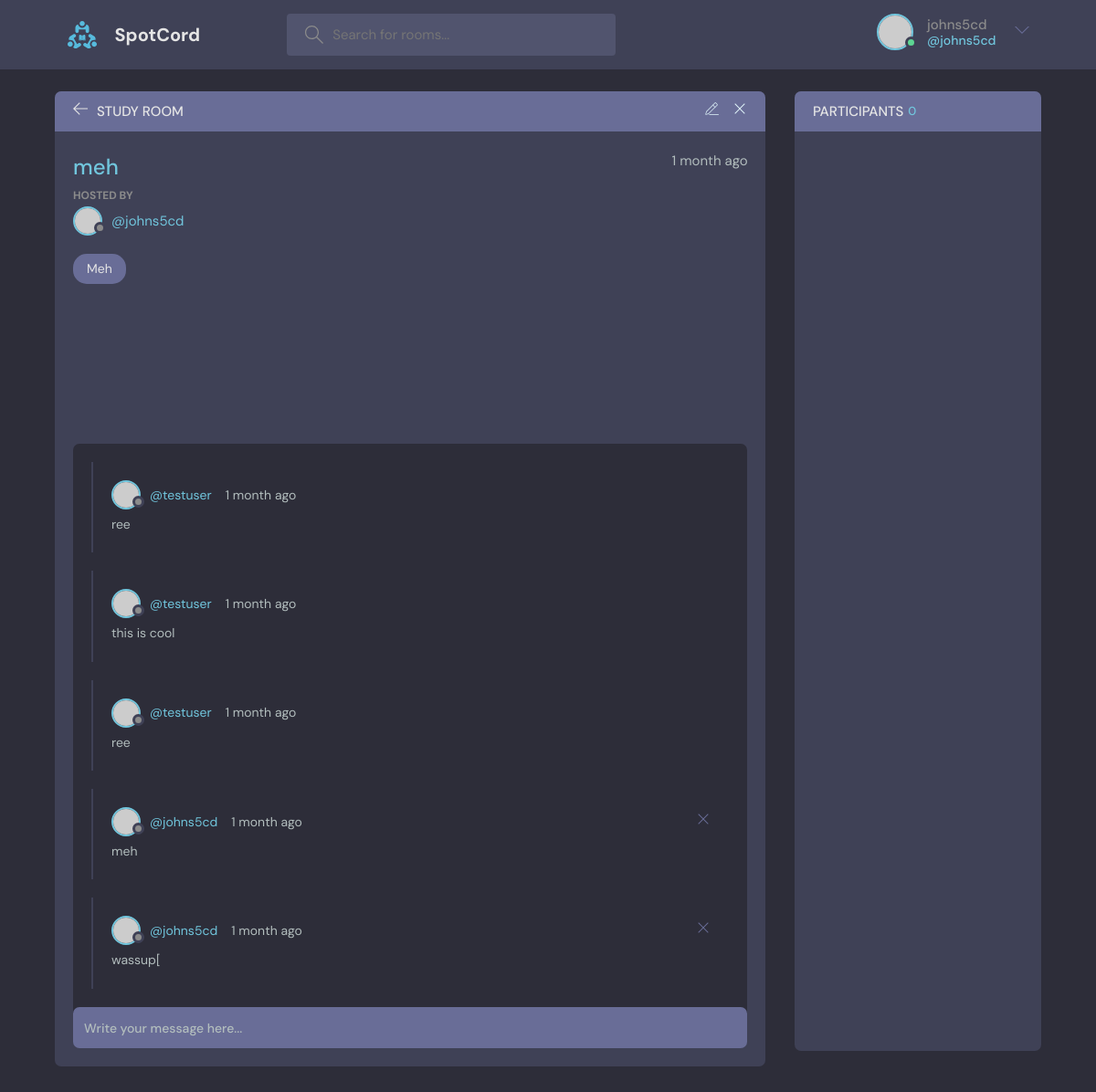
Before: /room/1/ (signed in) with the older database file.
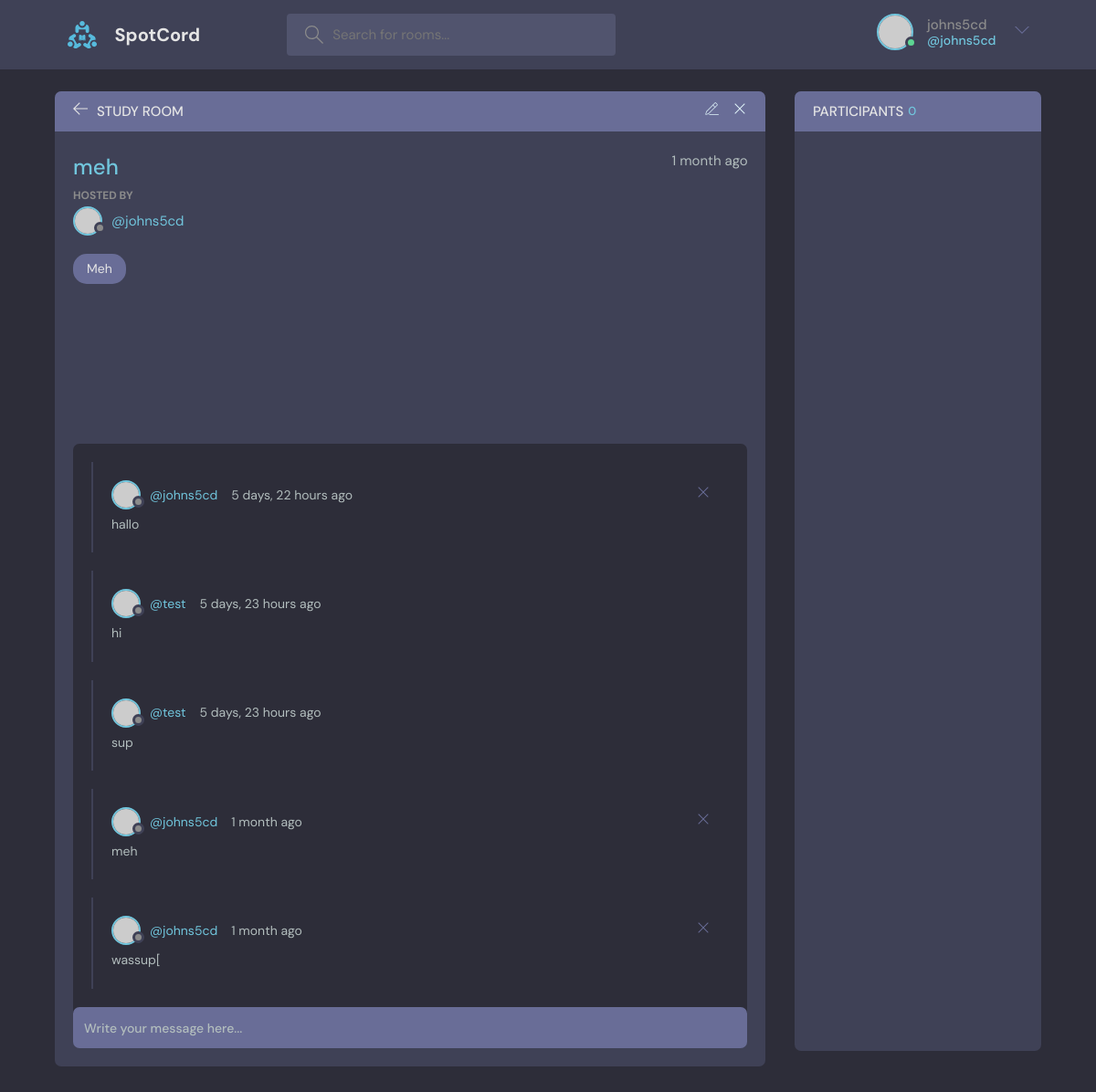
After: the same page with the newer database file.
### core/models.py (models this page shows, shortened)
class Message(models.Model):
    user = models.ForeignKey(User, on_delete=models.CASCADE, related_name='messages')
    room = models.ForeignKey(Room, on_delete=models.CASCADE, related_name='messages')
    body = models.TextField()
    updated_at = models.DateTimeField(auto_now=True)
    created_at = models.DateTimeField(auto_now_add=True)

### core/views.py (the view, shortened to what this page needs)
# urls.py: path('room/<str:pk>/', room, name='room'),
@login_required(login_url='login')
def room(request, pk):
    try:
        room = Room.objects.get(id=pk)
        room_messages = room.messages.all().order_by('-created_at')
        participants = room.participants.all()
        context = {'room': room, 'room_messages': room_messages,
                   'participants': participants}
    except Room.DoesNotExist:
        raise ObjectDoesNotExist("Room doesn't exist")
    return render(request, 'core/room.html', context)

### core/models.py (called while the page is built)
    def __str__(self):
        return self.name

    def __str__(self):
        return self.name

### core/templates/core/room.html (shortened to what the changed rows need)
{% extends "index.html" %} {% block content %}
<main class="profile-page layout layout--2">
  <div class="container">
    <div class="room">
      <div class="room__box scroll">
        <div class="room__conversation">
          <div class="threads scroll">
            {% for message in room_messages  %}
            <div class="thread">
              <div class="thread__top">
                <div class="thread__author">
                  <a href="{% url "user-profile" message.user.id %}" class="thread__authorInfo">
                    <div class="avatar avatar--small">
                      <img
                        src="https://randomuser.me/api/portraits/men/37.jpg"
                      />
                    </div>
                    <span>@{{ message.user }}</span>
                  </a>
                  <span class="thread__date">{{ message.created_at|timesince }} ago</span>
                </div>
                {% if request.user == message.user %}
                <a href="{% url 'delete-message' message.id %}">
                <div class="thread__delete">
                  <svg
                    version="1.1"
                    xmlns="http://www.w3.org/2000/svg"
                    width="32"
                    height="32"
                    viewBox="0 0 32 32"
                  >
                    <title>remove</title>
                    <path
                      d="M27.314 6.019l-1.333-1.333-9.98 9.981-9.981-9.981-1.333 1.333 9.981 9.981-9.981 9.98 1.333 1.333 9.981-9.98 9.98 9.98 1.333-1.333-9.98-9.98 9.98-9.981z"
                    ></path>
                  </svg>
                </div>
              </a>
                {% endif %}
              </div>
              <div class="thread__details">
               {{ message.body }}
              </div>
            </div>
{% endfor %}
          </div>
        </div>
      </div>
    </div>
  </div>
</main>
{% endblock content %}

Changed rows visible on the page:
removed Message: user "testuser", created_at "1 month", body "ree"
removed Message: user "testuser", created_at "1 month", body "this is cool"
removed Message: user "testuser", created_at "1 month", body "ree"
added Message: user "johns5cd", created_at "5 days, 22 hours", body "hallo"
added Message: user "test", created_at "5 days, 23 hours", body "hi"
added Message: user "test", created_at "5 days, 23 hours", body "sup"
